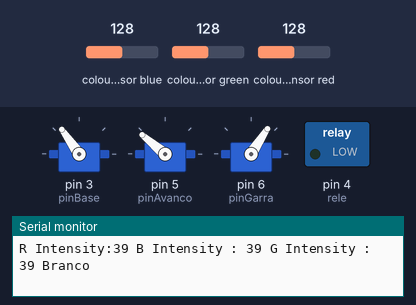
Bench run of a sketch on a simulated Arduino Uno, built with avr-gcc and run on an emulated ATmega328P. Shown: 3 × servo, switched loads named in the sketch (green lamp = pin HIGH), the last lines printed to the serial monitor. Wiring (inferred from the names in the program): TCS3200 colour sensor: output pin 8; S2 pin 11; S3 pin 12; S0 pin 9; S1 pin 10. Inputs (shaded band) come from the test bench; at power-on: colour sensor blue 128, colour sensor green 128, colour sensor red 128. Pins used as bus, display or sensor lines are not drawn.

Above: at 4.7 s.
4.8 s: colour sensor blue set to 5
At 7.6 s:
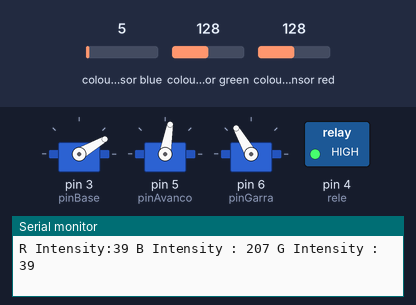
7.8 s: colour sensor green set to 65
9.3 s: colour sensor green set to 58
At 9.79 s:
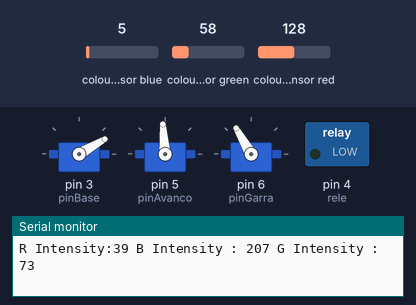
At 10.39 s:
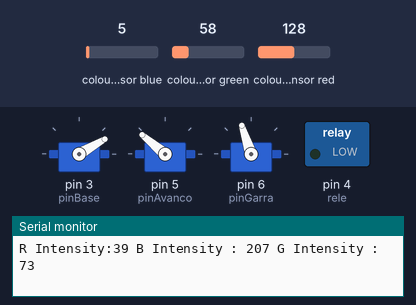
12.3 s: colour sensor blue set to 60
At 12.51 s:
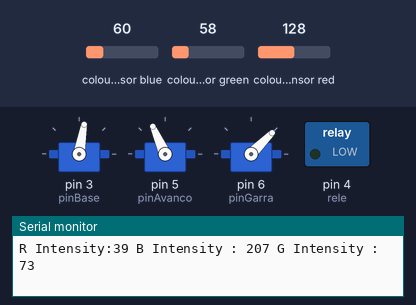
15.3 s: colour sensor blue set to 66
18.3 s: colour sensor blue set to 27
Timing chart, 0 to 22.3 s (numbered marks = the images above; inputs shaded):
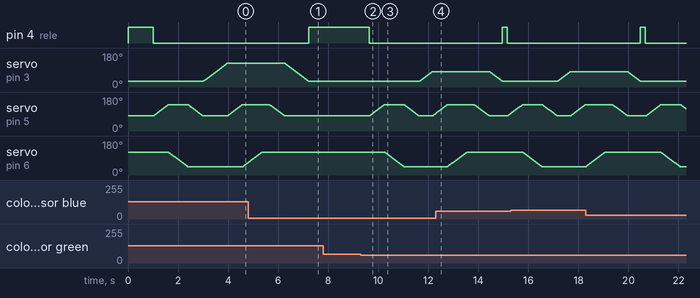

The sketch:

Teste_braco_seletor_cor.ino
```cpp
// Codificação do controle do braço seletor de cor //

#include <Servo.h>

// Conexões do sensor
const int s0 = 9;
const int s1 = 10;
const int s2 = 11;
const int s3 = 12;
const int out = 8;
const int rele = 4;

// Variáveis
int red = 0;
int green = 0;
int blue = 0;

// Define os servos
Servo servoBase;
Servo servoAvanco;
Servo servoGarra;

// Pinos de conexão
const int pinBase = 3;
const int pinAvanco = 5;
const int pinGarra = 6;

// Posições iniciais
const int baseInicial = 30;
const int avancoInicial = 80;
const int garraInicial = 120;

int posBase = baseInicial;
int posAvanco = avancoInicial;
int posGarra = garraInicial;

// Limites de movimento
const int passo = 1;
const int delayMov = 10;

// Posição 1 (Esquerda menor)
const int baseEsquerda = 80;
const int avancoEsquerda = 140;
const int garraEsquerda = 45;

// Posição 2 (Esquerda média)
const int baseDireita = 125;
const int avancoDireita = 140;
const int garraDireita = 45;

// Posição 3 (Esquerda maior)
const int basedireita = 170;

void setup() {
  Serial.begin(9600);

  // Parâmetros do sensor
  pinMode(s0, OUTPUT);
  pinMode(s1, OUTPUT);
  pinMode(s2, OUTPUT);
  pinMode(s3, OUTPUT);
  pinMode(out, INPUT);
  pinMode(rele, OUTPUT);
  digitalWrite(s0, HIGH);
  digitalWrite(s1, LOW);
  digitalWrite(rele,HIGH);

  // Determinação das portas relacionadas ao braço
  servoBase.attach(pinBase);
  servoAvanco.attach(pinAvanco);
  servoGarra.attach(pinGarra);

  // Vai para posição inicial
  servoBase.write(posBase);
  servoAvanco.write(posAvanco);
  servoGarra.write(posGarra);
  delay(500);
}

void loop() {

  color(); // Função de leitura da cor
  Serial.print("R Intensity:");
  Serial.print(red, DEC);
  Serial.print(" B Intensity : ");
  Serial.print(blue, DEC);
  Serial.print(" G Intensity : ");
  Serial.print(green, DEC);

  if (red <= 30 && blue > 50 && green > 50)
  {
   Serial.println(" Laranja");
   delay(300);
  }

  else if (blue <= 40 && red <= 40 && green <= 40)
  {
   Serial.println(" Branco");
   delay(300);
  }

  else if (blue <= 80 && red >= 100 && green >= 100){
  Serial.println(" Azul");
  delay(300);
  }

  else{
  Serial.println();
  }

    if (red <= 50 && blue >= 70 && green >= 70) { // Leitura da cor laranja

      // Desligar esteira
      digitalWrite(rele,LOW);

      // Pegar a peça
      moverServoPassoAPasso(servoAvanco, posAvanco, avancoEsquerda);
      posAvanco = avancoEsquerda;

      moverServoPassoAPasso(servoGarra, posGarra, garraEsquerda);
      posGarra = garraEsquerda;

      moverServoPassoAPasso(servoAvanco, posAvanco, avancoInicial);
      posAvanco = avancoInicial;

      // Move para esquerda
      moverServoPassoAPasso(servoBase, posBase, baseEsquerda);
      posBase = baseEsquerda;

      moverServoPassoAPasso(servoAvanco, posAvanco, avancoEsquerda);
      posAvanco = avancoEsquerda;

      moverServoPassoAPasso(servoGarra, posGarra, garraInicial);
      posGarra = garraInicial;

      delay(300); // Pequena pausa

      // Volta à posição inicial
      moverServoPassoAPasso(servoAvanco, posAvanco, avancoInicial);
      posAvanco = avancoInicial;

      moverServoPassoAPasso(servoBase, posBase, baseInicial);
      posBase = baseInicial;

      // Ligar esteira
      digitalWrite(rele,HIGH);

    } else if (blue <= 40 && red <= 40 && green <= 40) { // Leitura da cor branca

      // Desligar esteira
      digitalWrite(rele,LOW);

      // Pegar a peça
      moverServoPassoAPasso(servoAvanco, posAvanco, avancoEsquerda);
      posAvanco = avancoEsquerda;

      moverServoPassoAPasso(servoGarra, posGarra, garraEsquerda);
      posGarra = garraEsquerda;

      moverServoPassoAPasso(servoAvanco, posAvanco, avancoInicial);
      posAvanco = avancoInicial;

      // Move para direita
      moverServoPassoAPasso(servoBase, posBase, baseDireita);
      posBase = baseDireita;

      moverServoPassoAPasso(servoAvanco, posAvanco, avancoDireita);
      posAvanco = avancoDireita;

      moverServoPassoAPasso(servoGarra, posGarra, garraInicial);
      posGarra = garraInicial;

      delay(300); // Pequena pausa

      // Volta à posição inicial

      moverServoPassoAPasso(servoAvanco, posAvanco, avancoInicial);
      posAvanco = avancoInicial;

      moverServoPassoAPasso(servoBase, posBase, baseInicial);
      posBase = baseInicial;

      // Ligar esteira
      digitalWrite(rele,HIGH);

    } else if (blue <= 80 && red >= 100 && green >= 100) { // Leitura da cor azul

      // Desligar esteira
      digitalWrite(rele,LOW);

      // Pegar a peça
      moverServoPassoAPasso(servoAvanco, posAvanco, avancoEsquerda);
      posAvanco = avancoEsquerda;

      moverServoPassoAPasso(servoGarra, posGarra, garraEsquerda);
      posGarra = garraEsquerda;

      moverServoPassoAPasso(servoAvanco, posAvanco, avancoInicial);
      posAvanco = avancoInicial;

      // Move para direita
      moverServoPassoAPasso(servoBase, posBase, basedireita);
      posBase = basedireita;

      moverServoPassoAPasso(servoAvanco, posAvanco, avancoDireita);
      posAvanco = avancoDireita;

      moverServoPassoAPasso(servoGarra, posGarra, garraInicial);
      posGarra = garraInicial;

      delay(300); // Pequena pausa

      // Volta à posição inicial

      moverServoPassoAPasso(servoAvanco, posAvanco, avancoInicial);
      posAvanco = avancoInicial;

      moverServoPassoAPasso(servoBase, posBase, baseInicial);
      posBase = baseInicial;

      // Ligar esteira
      digitalWrite(rele,HIGH);
    }
}

// Função de movimento passo a passo
void moverServoPassoAPasso(Servo &servo, int posAtual, int posFinal) {
  if (posFinal > posAtual) {
    for (int i = posAtual; i <= posFinal; i += passo) {
      servo.write(i);
      delay(delayMov);
    }
  } else {
    for (int i = posAtual; i >= posFinal; i -= passo) {
      servo.write(i);
      delay(delayMov);
    }
  }
}

// Função da leitura e identificação das cores
void color()
{
  digitalWrite(s2, LOW);
  digitalWrite(s3, LOW);
  //count OUT, pRed, RED
  red = pulseIn(out, digitalRead(out) == HIGH ? LOW : HIGH);
  digitalWrite(s3, HIGH);
  //count OUT, pBLUE, BLUE
  blue = pulseIn(out, digitalRead(out) == HIGH ? LOW : HIGH);
  digitalWrite(s2, HIGH);
  //count OUT, pGreen, GREEN
  green = pulseIn(out, digitalRead(out) == HIGH ? LOW : HIGH);
  delay(200);
}
```

Measured:
- the behaviour switches between 63 and 62 on colour sensor green (found by bisection; images 1 and 2)
- after the input at 9.3 s, pin 4 (rele): HIGH → LOW after 0.34 s; servo on pin 3 (pinBase): moves from 30° to 80° over 0.48 s, starting after 2.4 s; servo on pin 6 (pinGarra): moves from 120° to 45° over 0.74 s, starting after 0.98 s
